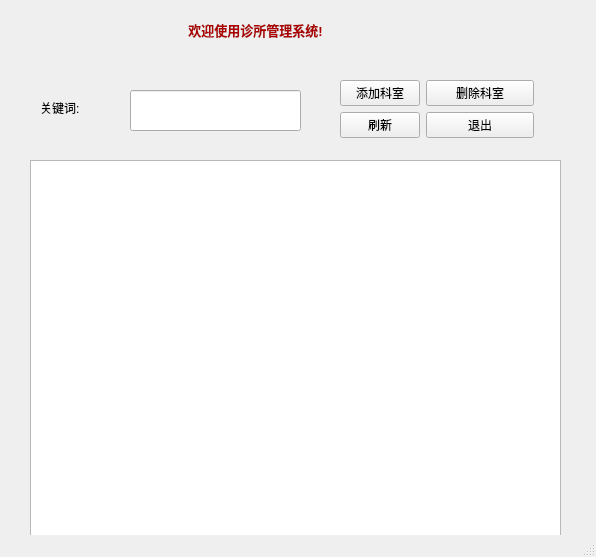
<?xml version="1.0" encoding="UTF-8"?>
<ui version="4.0">
 <class>RoomManager</class>
 <widget class="QMainWindow" name="RoomManager">
  <property name="geometry">
   <rect>
    <x>0</x>
    <y>0</y>
    <width>596</width>
    <height>557</height>
   </rect>
  </property>
  <property name="windowTitle">
   <string>诊所管理系统</string>
  </property>
  <widget class="QWidget" name="centralwidget">
   <widget class="QTableView" name="tableView">
    <property name="geometry">
     <rect>
      <x>30</x>
      <y>160</y>
      <width>531</width>
      <height>401</height>
     </rect>
    </property>
   </widget>
   <widget class="QLineEdit" name="lineEdit">
    <property name="geometry">
     <rect>
      <x>130</x>
      <y>90</y>
      <width>171</width>
      <height>41</height>
     </rect>
    </property>
   </widget>
   <widget class="QLabel" name="label_4">
    <property name="geometry">
     <rect>
      <x>40</x>
      <y>100</y>
      <width>72</width>
      <height>15</height>
     </rect>
    </property>
    <property name="text">
     <string>关键词:</string>
    </property>
   </widget>
   <widget class="QLabel" name="label">
    <property name="geometry">
     <rect>
      <x>150</x>
      <y>10</y>
      <width>211</width>
      <height>41</height>
     </rect>
    </property>
    <property name="text">
     <string>&lt;html&gt;&lt;head/&gt;&lt;body&gt;&lt;p align=&quot;center&quot;&gt;&lt;span style=&quot; font-size:10pt; font-weight:600; color:#aa0000;&quot;&gt;欢迎使用诊所管理系统!&lt;/span&gt;&lt;/p&gt;&lt;/body&gt;&lt;/html&gt;</string>
    </property>
   </widget>
   <widget class="QWidget" name="layoutWidget">
    <property name="geometry">
     <rect>
      <x>340</x>
      <y>80</y>
      <width>194</width>
      <height>64</height>
     </rect>
    </property>
    <layout class="QFormLayout" name="formLayout">
     <item row="0" column="0">
      <widget class="QPushButton" name="pushButton_5">
       <property name="text">
        <string>添加科室</string>
       </property>
      </widget>
     </item>
     <item row="0" column="1">
      <widget class="QPushButton" name="pushButton_6">
       <property name="text">
        <string>删除科室</string>
       </property>
      </widget>
     </item>
     <item row="1" column="0">
      <widget class="QPushButton" name="pushButton_2">
       <property name="text">
        <string>刷新</string>
       </property>
      </widget>
     </item>
     <item row="1" column="1">
      <widget class="QPushButton" name="pushButton">
       <property name="text">
        <string>退出</string>
       </property>
      </widget>
     </item>
    </layout>
   </widget>
  </widget>
  <widget class="QStatusBar" name="statusbar"/>
 </widget>
 <resources/>
 <connections/>
</ui>
